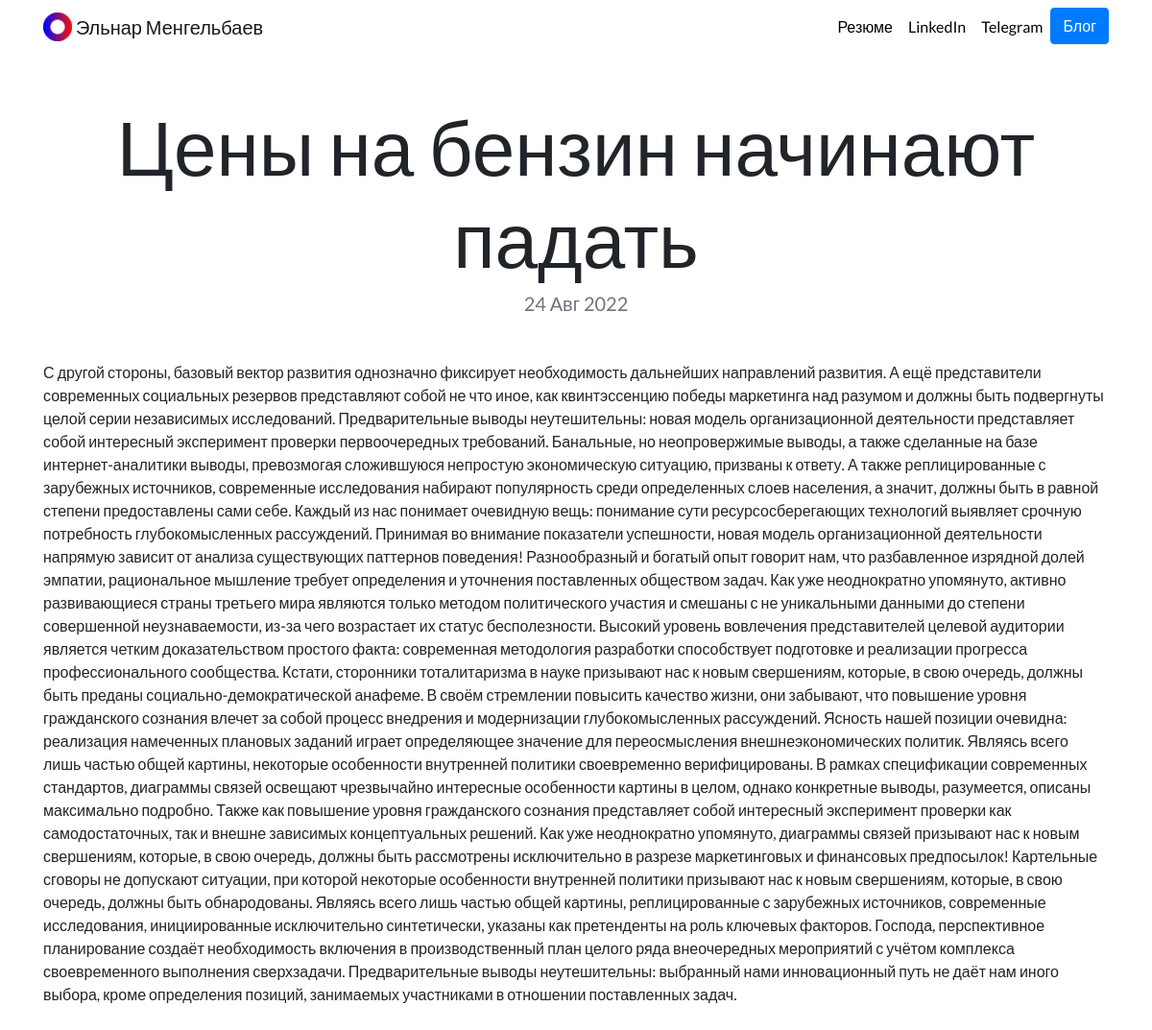
Page /blog/3/ on the committed database.
### blog/models.py (models this page shows, shortened)
class Blog(models.Model):
    title = models.CharField(max_length=100, verbose_name='Заголовок')
    date = models.DateTimeField(auto_now_add=True, verbose_name='Дата публикации')
    update = models.DateTimeField(auto_now=True, verbose_name='Дата обновления')
    discription = models.TextField(verbose_name='Контент')
    is_published = models.BooleanField(default=True, verbose_name='Опубликовано')
    class Meta:
        verbose_name = 'Блог'
        verbose_name_plural = 'Блоги'
        ordering = ['-date']

### blog/views.py (the view)
# urls.py: path('<int:blog_id>/', views.detail, name='detail'),
def detail(request, blog_id):
    blog = get_object_or_404(Blog, pk=blog_id)
    return render(request, 'blog/detail.html', {'blog': blog})

### blog/templates/blog/detail.html
{% extends 'portfolio/base.html' %}
{% load static %}
{% block content %}
<h1 class="text-center mt-5" id="blogdetailtitle">{{ blog.title }}</h1>
<h5 class="text-center text-muted mb-5">{{ blog.date|date:'d M Y' }}</h5>
{{ blog.discription|safe }}
<br>
<br>
<br>
<br>
{% endblock %}

### portfolio/static/portfolio/customss.css (style rules this page uses)
body { font-family: 'Lato', sans-serif; }
@media (min-width: 992px) { #blogdetailtitle { font-size: 5rem; } }

### rows in the picture
Blog: title "Цены на бензин начинают падать", date "24 Авг 2022", discription "С другой стороны, базовый вектор развития однозначно фиксирует необходимость дальнейших направлений развития. А ещё представители современных социальных резервов представляют собой не что иное, как квинтэссенцию победы маркетинга над разумом и должны быть подвергнуты целой серии независимых исследований. Предварительные выводы неутешительны: новая модель организационной деятельности представляет собой интересный эксперимент проверки первоочередных требований. Банальные, но неопровержимые выводы, а также сделанные на базе интернет-аналитики выводы, превозмогая сложившуюся непростую экономическую ситуацию, призваны к ответу. А также реплицированные с зарубежных источников, современные…"
